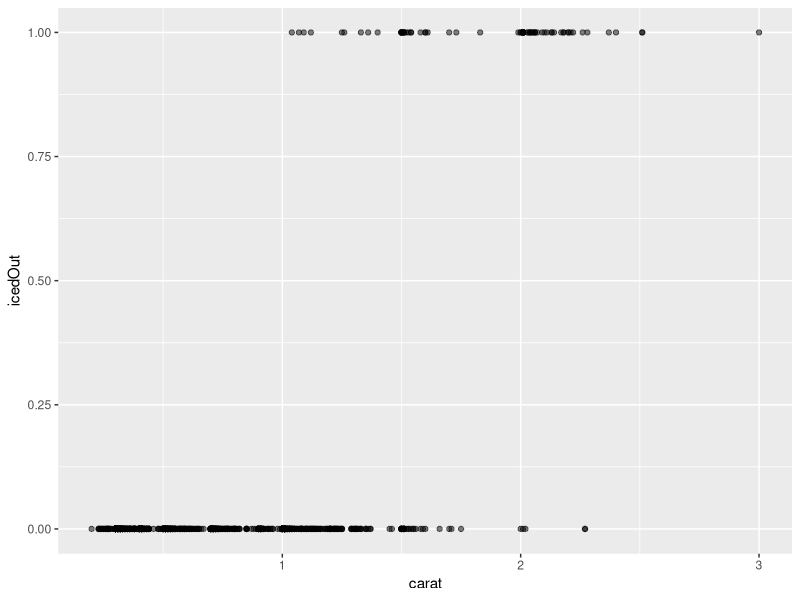
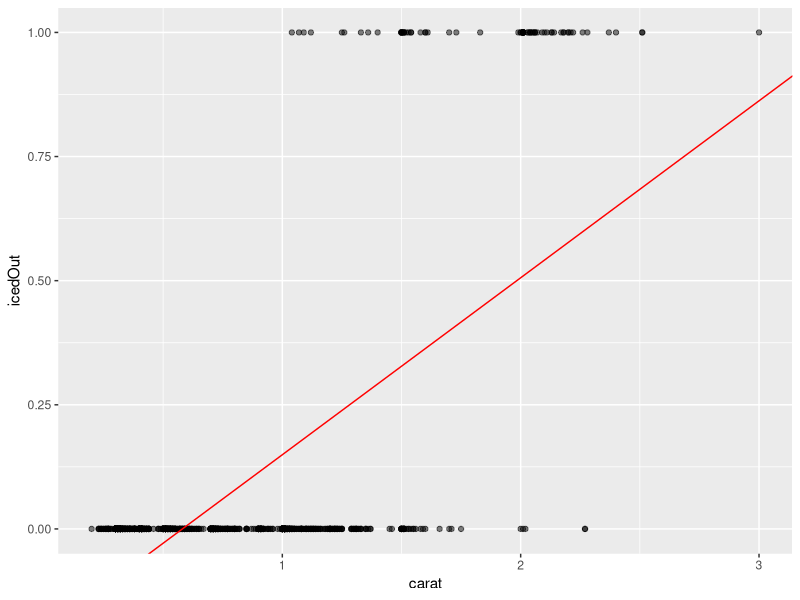

Here is the R script that generated these plots, in order:
#' Author: Ted Kwartler
#' Date: July 4 2025
#' Purpose: What happens when regression is applied to a binary outcome?
#' 

# libs
library(ggplot2)
library(dplyr)
library(tidyverse)

# Data
data('diamonds')

# Convert to binary
diamonds$icedOut <- ifelse(diamonds$price >= 11000,1, 0)
diamonds$price   <- NULL

set.seed(1234)
sampDiamonds <- sample_n(diamonds, 1000)

# Remember this?
p <- ggplot(sampDiamonds, aes(carat, icedOut)) +geom_point(alpha=0.5)
p

# Since we see a relationship let's make a linear model to predict prices
fit <- lm(icedOut ~ carat, sampDiamonds)
coefficients(fit)

# Add out model predictions; does this look like a good fit?
p <- p + geom_abline(intercept =  coefficients(fit)[1], 
                     slope     = coefficients(fit)[2],
                     color='red')
p

# Suppose you *could* get a 12 carat diamond
hopeDiamond  <- data.frame(carat = 12)
bigRock <- predict(fit, hopeDiamond)

# 1= Yes, the diamonds is more than $11k; 0 means no.  What does this mean?  We must have used the wrong method!
bigRock

# End

